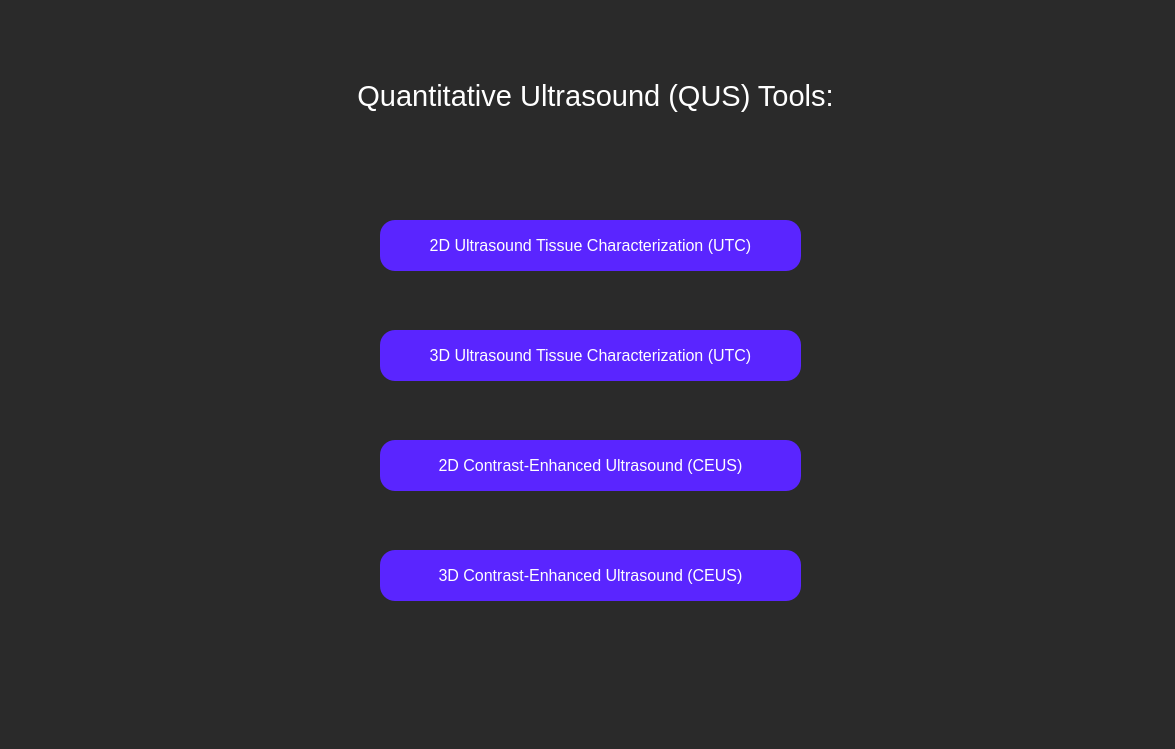
<?xml version="1.0" encoding="UTF-8"?>
<ui version="4.0">
 <class>qusPage</class>
 <widget class="QWidget" name="qusPage">
  <property name="geometry">
   <rect>
    <x>0</x>
    <y>0</y>
    <width>1175</width>
    <height>749</height>
   </rect>
  </property>
  <property name="windowTitle">
   <string>QUS Tools</string>
  </property>
  <property name="styleSheet">
   <string notr="true">QWidget {
	background: rgb(42, 42, 42);
}</string>
  </property>
  <widget class="QLabel" name="qusLabel">
   <property name="geometry">
    <rect>
     <x>350</x>
     <y>30</y>
     <width>491</width>
     <height>131</height>
    </rect>
   </property>
   <property name="styleSheet">
    <string notr="true">QLabel {
	font-size: 29px;
	color: rgb(255, 255, 255);
	background-color: rgba(255, 255, 255, 0);
}</string>
   </property>
   <property name="text">
    <string>Quantitative Ultrasound (QUS) Tools:</string>
   </property>
   <property name="textFormat">
    <enum>Qt::AutoText</enum>
   </property>
   <property name="scaledContents">
    <bool>false</bool>
   </property>
   <property name="alignment">
    <set>Qt::AlignCenter</set>
   </property>
   <property name="wordWrap">
    <bool>true</bool>
   </property>
  </widget>
  <widget class="QPushButton" name="utc2dButton">
   <property name="geometry">
    <rect>
     <x>380</x>
     <y>220</y>
     <width>421</width>
     <height>51</height>
    </rect>
   </property>
   <property name="toolTip">
    <string>&lt;html&gt;&lt;head/&gt;&lt;body&gt;&lt;p&gt;&lt;br/&gt;&lt;/p&gt;&lt;/body&gt;&lt;/html&gt;</string>
   </property>
   <property name="styleSheet">
    <string notr="true">QPushButton {
	color: white;
	font-size: 16px;
	background: rgb(90, 37, 255);
	border-radius: 15px;
}</string>
   </property>
   <property name="text">
    <string>2D Ultrasound Tissue Characterization (UTC)</string>
   </property>
  </widget>
  <widget class="QPushButton" name="utc3dButton">
   <property name="geometry">
    <rect>
     <x>380</x>
     <y>330</y>
     <width>421</width>
     <height>51</height>
    </rect>
   </property>
   <property name="toolTip">
    <string>&lt;html&gt;&lt;head/&gt;&lt;body&gt;&lt;p&gt;&lt;br/&gt;&lt;/p&gt;&lt;/body&gt;&lt;/html&gt;</string>
   </property>
   <property name="styleSheet">
    <string notr="true">QPushButton {
	color: white;
	font-size: 16px;
	background: rgb(90, 37, 255);
	border-radius: 15px;
}</string>
   </property>
   <property name="text">
    <string>3D Ultrasound Tissue Characterization (UTC)</string>
   </property>
  </widget>
  <widget class="QPushButton" name="ceus2dButton">
   <property name="geometry">
    <rect>
     <x>380</x>
     <y>440</y>
     <width>421</width>
     <height>51</height>
    </rect>
   </property>
   <property name="toolTip">
    <string>&lt;html&gt;&lt;head/&gt;&lt;body&gt;&lt;p&gt;&lt;br/&gt;&lt;/p&gt;&lt;/body&gt;&lt;/html&gt;</string>
   </property>
   <property name="styleSheet">
    <string notr="true">QPushButton {
	color: white;
	font-size: 16px;
	background: rgb(90, 37, 255);
	border-radius: 15px;
}</string>
   </property>
   <property name="text">
    <string>2D Contrast-Enhanced Ultrasound (CEUS)</string>
   </property>
  </widget>
  <widget class="QPushButton" name="ceus3dButton">
   <property name="geometry">
    <rect>
     <x>380</x>
     <y>550</y>
     <width>421</width>
     <height>51</height>
    </rect>
   </property>
   <property name="toolTip">
    <string>&lt;html&gt;&lt;head/&gt;&lt;body&gt;&lt;p&gt;&lt;br/&gt;&lt;/p&gt;&lt;/body&gt;&lt;/html&gt;</string>
   </property>
   <property name="styleSheet">
    <string notr="true">QPushButton {
	color: white;
	font-size: 16px;
	background: rgb(90, 37, 255);
	border-radius: 15px;
}</string>
   </property>
   <property name="text">
    <string>3D Contrast-Enhanced Ultrasound (CEUS)</string>
   </property>
  </widget>
 </widget>
 <resources/>
 <connections/>
</ui>
